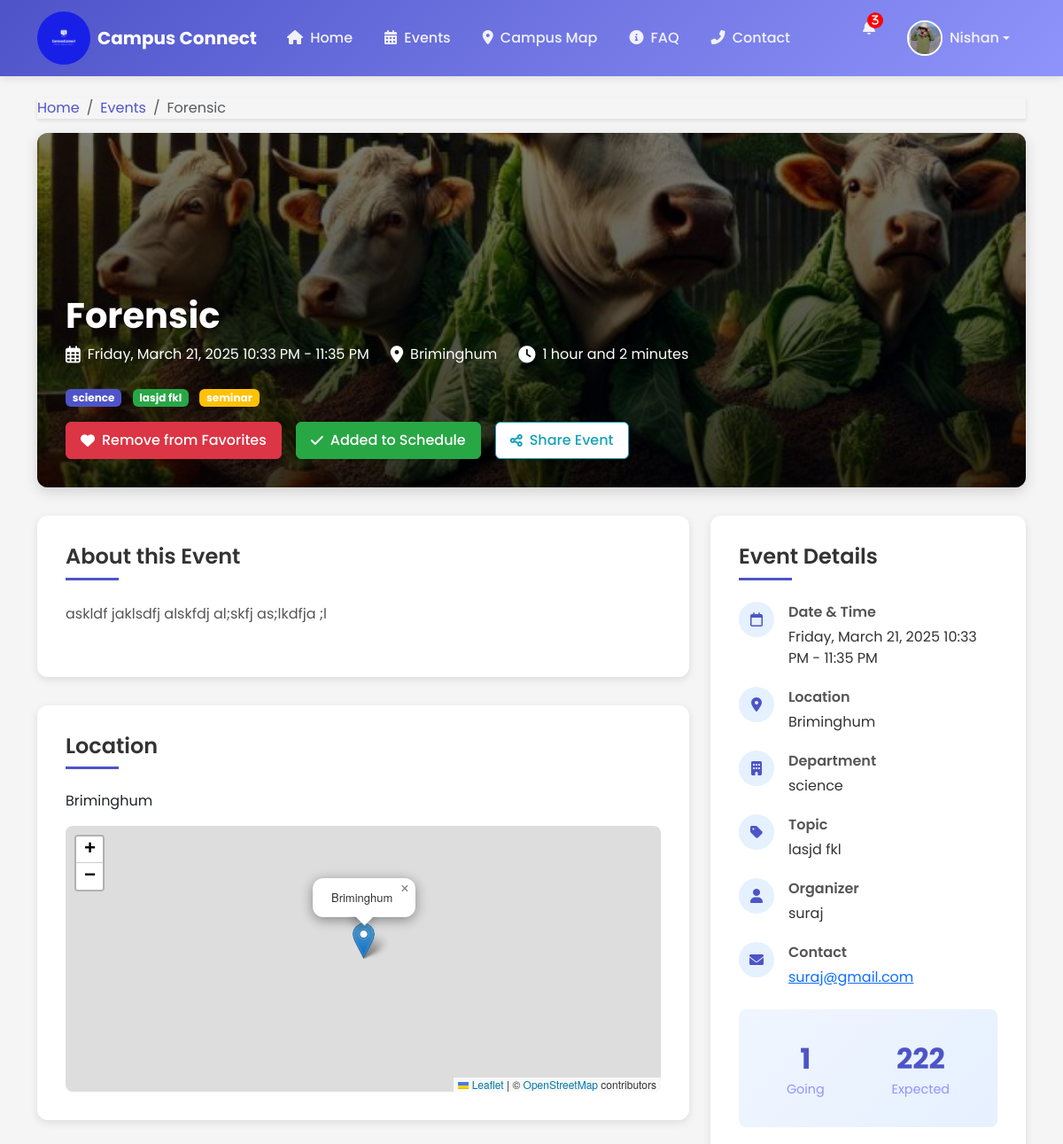
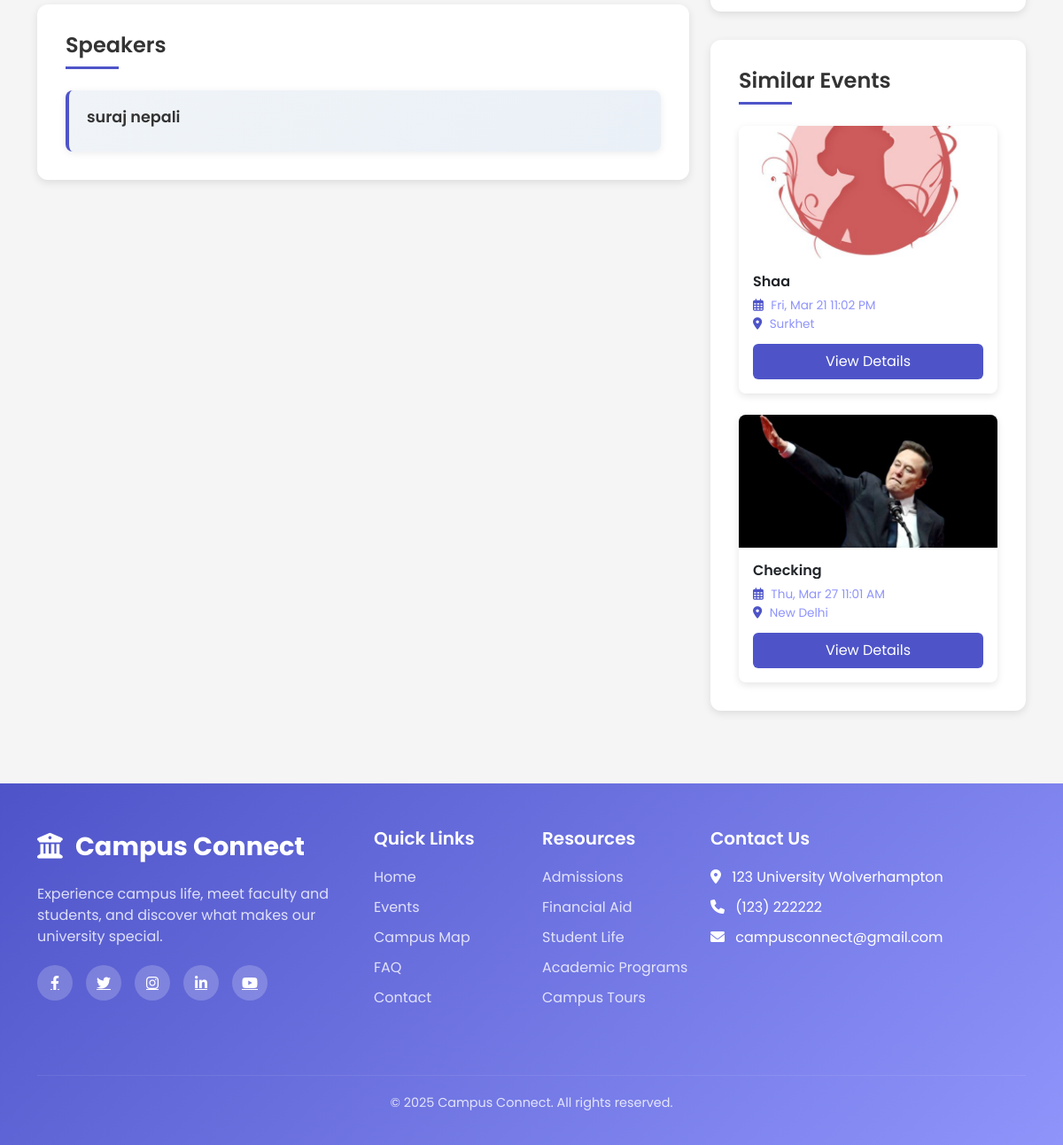
Screenshot of /event_details.php?id=10 (signed in) with the database file from the repository (2 pictures, top to bottom).
### tables this page shows
CREATE TABLE `users` (
  `user_id` int(11) NOT NULL,
  `username` varchar(50) NOT NULL,
  `email` varchar(100) NOT NULL,
  `password_hash` varchar(255) NOT NULL,
  `first_name` varchar(50) NOT NULL,
  `last_name` varchar(50) NOT NULL,
  `phone_number` varchar(20) DEFAULT NULL,
  `academic_interest` varchar(100) DEFAULT NULL,
  `account_created_at` timestamp NOT NULL DEFAULT current_timestamp(),
  `last_login` timestamp NOT NULL DEFAULT '0000-00-00 00:00:00',
  `profile_photo_original` varchar(255) DEFAULT NULL,
  `profile_photo_resized` varchar(255) DEFAULT NULL
);

CREATE TABLE `events` (
  `event_id` int(11) NOT NULL,
  `admin_id` int(11) NOT NULL,
  `title` varchar(255) NOT NULL,
  `description` text DEFAULT NULL,
  `event_date` date NOT NULL,
  `start_time` time NOT NULL,
  `end_time` time NOT NULL,
  `location` varchar(255) NOT NULL,
  `latitude` decimal(10,7) DEFAULT NULL,
  `longitude` decimal(10,7) DEFAULT NULL,
  `speakers` text DEFAULT NULL,
  `department` varchar(100) DEFAULT NULL,
  `topic` varchar(100) DEFAULT NULL,
  `tag` varchar(100) DEFAULT NULL,
  `estimated_participants` int(11) DEFAULT 0,
  `event_image_original` varchar(255) DEFAULT NULL,
  `event_image_resized` varchar(255) DEFAULT NULL,
  `created_at` timestamp NOT NULL DEFAULT current_timestamp(),
  `updated_at` timestamp NOT NULL DEFAULT current_timestamp() ON UPDATE current_timestamp()
);

### event_details.php (the view, shortened to what the rows shown need)
<?php
require_once 'config.php';
$user_id = $_SESSION['user_id'];
$event_id = intval($_GET['id']);
$event_query = "SELECT
    e.event_id,
    e.title,
    e.description,
    DATE_FORMAT(e.event_date, '%Y-%m-%d') as event_date,
    DATE_FORMAT(e.start_time, '%H:%i') as start_time,
    DATE_FORMAT(e.end_time, '%H:%i') as end_time,
    CONCAT(DATE_FORMAT(e.event_date, '%W, %M %e, %Y'), ' ', DATE_FORMAT(e.start_time, '%l:%i %p'), ' - ', DATE_FORMAT(e.end_time, '%l:%i %p')) as formatted_date_time,
    e.location,
    e.latitude,
    e.longitude,
    e.speakers,
    e.department,
    e.topic,
    e.tag,
    e.estimated_participants,
    COALESCE(e.event_image_resized, e.event_image_original, 'https://via.placeholder.com/800x400') as image,
    a.username as organizer_name,  -- Corrected column names
    a.email as organizer_email     -- Corrected column names
FROM events e
LEFT JOIN admins a ON e.admin_id = a.admin_id  -- Use LEFT JOIN
WHERE e.event_id = ?";
$event_stmt = $conn->prepare($event_query);
$event_stmt->bind_param("i", $event_id);
$event_stmt->execute();
$event_result = $event_stmt->get_result();
$event = $event_result->fetch_assoc();
$speakers_array = [];
if (!empty($event['speakers'])) {
    $speakers_array = explode(',', $event['speakers']);
}
$is_favorite = false;
$favorite_query = "SELECT 1 FROM user_favorites WHERE user_id = ? AND event_id = ? LIMIT 1";
$favorite_stmt = $conn->prepare($favorite_query);
$favorite_stmt->bind_param("ii", $user_id, $event_id);
$favorite_stmt->execute();
if ($favorite_stmt->get_result()->num_rows > 0) {
    $is_favorite = true;
}
$is_scheduled = false;
$schedule_query = "SELECT 1 FROM user_schedules WHERE user_id = ? AND event_id = ? LIMIT 1";
$schedule_stmt = $conn->prepare($schedule_query);
$schedule_stmt->bind_param("ii", $user_id, $event_id);
$schedule_stmt->execute();
if ($schedule_stmt->get_result()->num_rows > 0) {
    $is_scheduled = true;
}
$similar_events = [];
$similar_query = "SELECT
    e.event_id,
    e.title,
    DATE_FORMAT(e.event_date, '%Y-%m-%d') as event_date,
    DATE_FORMAT(e.start_time, '%H:%i') as start_time,
    CONCAT(DATE_FORMAT(e.event_date, '%a, %b %e'), ' ', DATE_FORMAT(e.start_time, '%l:%i %p')) as short_date_time,
    e.location,
    COALESCE(e.event_image_resized, e.event_image_original, 'https://via.placeholder.com/350x200') as image
FROM events e
WHERE (e.department = ? OR e.topic = ?)
AND e.event_id != ?
AND e.event_date >= CURDATE()  -- Only future events
ORDER BY e.event_date
LIMIT 3";
$similar_stmt = $conn->prepare($similar_query);
$similar_stmt->bind_param("ssi", $event['department'], $event['topic'], $event_id);
$similar_stmt->execute();
$similar_result = $similar_stmt->get_result();
while ($row = $similar_result->fetch_assoc()) {
    $similar_events[] = $row;
}
$formatted_description = nl2br(htmlspecialchars($event['description']));
?>
    <link href="https://cdn.jsdelivr.net/npm/bootstrap@5.3.0-alpha1/dist/css/bootstrap.min.css" rel="stylesheet">
    <link rel="stylesheet" href="https://cdnjs.cloudflare.com/ajax/libs/font-awesome/6.0.0/css/all.min.css">
    <?php if ($event['latitude'] && $event['longitude']): ?>
        <link rel="stylesheet" href="https://unpkg.com/leaflet@1.9.4/dist/leaflet.css"/>
    <?php endif; ?>
    <?php include 'header.php'; ?>
    <div class="container mt-4 fade-in">
        <nav aria-label="breadcrumb">
            <ol class="breadcrumb">
                <li class="breadcrumb-item"><a href="dashboard.php">Home</a></li>
                <li class="breadcrumb-item"><a href="events.php">Events</a></li>
                <li class="breadcrumb-item active" aria-current="page"><?php echo htmlspecialchars($event['title']); ?></li>
            </ol>
        </nav>
        <div class="event-header">
            <div class="event-header-overlay">
                <h1 class="event-title"><?php echo htmlspecialchars($event['title']); ?></h1>
                <div class="event-meta">
                    <div class="event-meta-item">
                    </div>
                    <div class="event-meta-item">
                        <i class="fas fa-map-marker-alt"></i>
                        <span><?php echo htmlspecialchars($event['location']); ?></span>
                    </div>
                    <div class="event-meta-item">
                    </div>
                </div>
                <div>
                    <?php if (!empty($event['department'])): ?>
                        <span class="badge badge-department"><?php echo htmlspecialchars($event['department']); ?></span>
                    <?php endif; ?>
                    <?php if (!empty($event['topic'])): ?>
                        <span class="badge badge-topic"><?php echo htmlspecialchars($event['topic']); ?></span>
                    <?php endif; ?>
                    <?php if (!empty($event['tag'])): ?>
                        <span class="badge badge-tag"><?php echo htmlspecialchars($event['tag']); ?></span>
                    <?php endif; ?>
                </div>
                <div class="event-actions">
                    <button id="btnFavorite" class="btn-action btn-favorite <?php echo $is_favorite ? 'active' : ''; ?>" data-event-id="<?php echo $event['event_id']; ?>">
                    </button>
                    <button id="btnSchedule" class="btn-action btn-schedule <?php echo $is_scheduled ? 'active' : ''; ?>" data-event-id="<?php echo $event['event_id']; ?>">
                    </button>
                    <button class="btn-action btn-share" data-bs-toggle="modal" data-bs-target="#shareModal">
                    </button>
                </div>
             </div>
           </div>
        <div class="row">
            <div class="col-lg-8">
                <div class="content-section">
                    <h2 class="section-title">About this Event</h2>
                    <div class="event-description">
                        <?php echo $formatted_description; ?>
                    </div>
                </div>
                <div class="content-section">
                    <h2 class="section-title">Location</h2>
                    <p class="mb-3"><?php echo htmlspecialchars($event['location']); ?></p>
                    <?php if ($event['latitude'] && $event['longitude']): ?>
                    <div id="event-map"></div>
                    <?php else: ?>
                    <div class="alert alert-info">
                        <i class="fas fa-info-circle me-2"></i> Map location information not available.
                    </div>
                    <?php endif; ?>
                </div>
                <?php if (!empty($speakers_array)): ?>
                <div class="content-section">
                    <h2 class="section-title">Speakers</h2>
                    <div class="speakers-container">
                        <?php foreach ($speakers_array as $speaker): ?>
                        <div class="speaker-card">
                            <h3 class="speaker-name"><?php echo htmlspecialchars(trim($speaker)); ?></h3>
                        </div>
                        <?php endforeach; ?>
                    </div>
                </div>
                <?php endif; ?>
            </div>
            <div class="col-lg-4">
                <div class="content-section">
                    <h2 class="section-title">Event Details</h2>
                    <ul class="details-list">
                        <li class="details-item">
                            <div class="details-content">
                                <div class="details-label">Location</div>
                                <div class="details-value"><?php echo htmlspecialchars($event['location']); ?></div>
                            </div>
                        </li>
                        <?php if (!empty($event['department'])): ?>
                        <li class="details-item">
                            <div class="details-icon">
                                <i class="fas fa-building"></i>
                            </div>
                            <div class="details-content">
                                <div class="details-label">Department</div>
                                <div class="details-value"><?php echo htmlspecialchars($event['department']); ?></div>
                            </div>
                        </li>
                        <?php endif; ?>
                        <?php if (!empty($event['topic'])): ?>
                        <li class="details-item">
                            <div class="details-icon">
                                <i class="fas fa-tag"></i>
                            </div>
                            <div class="details-content">
                                <div class="details-label">Topic</div>
                                <div class="details-value"><?php echo htmlspecialchars($event['topic']); ?></div>
                            </div>
                        </li>
                        <?php endif; ?>
                        <li class="details-item">
                            <div class="details-content">
                                <div class="details-label">Organizer</div>
                                <div class="details-value"><?php echo htmlspecialchars($event['organizer_name'] ?? 'Campus Connect'); ?></div>
                            </div>
                        </li>
                        <li class="details-item">
                            <div class="details-content">
                                <div class="details-value">
                                    <a href="mailto:<?php echo htmlspecialchars($event['organizer_email'] ?? 'contact@campusconnect.com'); ?>">
                                        <?php echo htmlspecialchars($event['organizer_email'] ?? 'contact@campusconnect.com'); ?>
                                    </a>
                                </div>
                            </div>
                        </li>
                    </ul>
                    <div class="attendance-stats">
                        <div class="stat-item">
                            <span class="stat-value"><?php echo $event['estimated_participants']; ?></span>
                            <span class="stat-label">Expected</span>
                        </div>
                    </div>
                </div>
                <?php if (!empty($similar_events)): ?>
                <div class="content-section">
                    <h2 class="section-title">Similar Events</h2>
                    <div class="similar-events-container">
                        <?php foreach ($similar_events as $similar): ?>
                            <div class="similar-event-card">
                            <img src="<?php echo htmlspecialchars($similar['image']); ?>" alt="Image of <?php echo htmlspecialchars($similar['title']); ?>" class="similar-event-img">
                            <div class="similar-event-body">
                                <h5 class="similar-event-title"><?php echo htmlspecialchars($similar['title']); ?></h5>
                                <div class="similar-event-meta">
                                    <div><i class="far fa-calendar-alt"></i> <?php echo htmlspecialchars($similar['short_date_time']); ?></div>
                                    <div><i class="fas fa-map-marker-alt"></i> <?php echo htmlspecialchars($similar['location']); ?></div>
                                </div>
                                <a href="event-details.php?id=<?php echo $similar['event_id']; ?>" class="btn-details">View Details</a>
                            </div>
                        </div>
                        <?php endforeach; ?>
                    </div>
                </div>
                <?php endif; ?>
            </div>
        </div>
    </div>
    <?php include 'footer.php'; ?>

### header.php (shortened to what the rows shown need)
<?php
require_once 'config.php';
$user_id = $_SESSION['user_id'];
$user_query = "SELECT * FROM users WHERE user_id = ?";
$user_stmt = $conn->prepare($user_query);
$user_stmt->bind_param("i", $user_id);
$user_stmt->execute();
$user_result = $user_stmt->get_result();
if ($user_result->num_rows === 1) {
    $user = $user_result->fetch_assoc();
} else {
    session_destroy();
    header("Location: index.php");
    exit;
}
?>
<!DOCTYPE html>
<html lang="en">
<head>
    <link href="https://cdn.jsdelivr.net/npm/bootstrap@5.3.0-alpha1/dist/css/bootstrap.min.css" rel="stylesheet">
    <link rel="stylesheet" href="https://cdnjs.cloudflare.com/ajax/libs/font-awesome/6.0.0/css/all.min.css">
</head>
<body>
    <nav class="navbar navbar-expand-lg navbar-dark sticky-top">
        <div class="container">
            <div class="collapse navbar-collapse" id="navbarNav">
                <ul class="navbar-nav">
                    <li class="nav-item dropdown">
                        <a class="nav-link dropdown-toggle d-flex align-items-center" href="#" id="userDropdown" role="button" data-bs-toggle="dropdown" aria-expanded="false">
                            <?php if (!empty($user['profile_photo_resized'])): ?>
                                <img src="<?php echo $user['profile_photo_resized']; ?>" alt="User Avatar" class="user-avatar me-2">
                            <?php else: ?>
                                <div class="user-avatar me-2 bg-secondary d-flex align-items-center justify-content-center">
                                    <i class="fas fa-user text-white"></i>
                                </div>
                            <?php endif; ?>
                            <span><?php echo $user['first_name']; ?></span>
                        </a>
                    </li>
                </ul>
            </div>
        </div>
    </nav>

### rows the page displays
users: profile_photo_resized (picture), first_name "Nishan"
events: title "Forensic", location "Briminghum", department "science", topic "lasjd fkl", tag "seminar", description "askldf jaklsdfj alskfdj al;skfj as;lkdfja ;l", speakers "suraj nepali", admin.username "suraj", admin.email "suraj@gmail.com", estimated_participants "222"
events: shows a picture, title "Shaa", short_date_time "Fri, Mar 21 11:02 PM", location "Surkhet"
events: shows a picture, title "Checking", short_date_time "Thu, Mar 27 11:01 AM", location "New Delhi"

### other values shown
$event['formatted_date_time'] "Friday, March 21, 2025 10:33 PM - 11:35 PM"
$duration "1 hour and 2 minutes"
$attendee_count "1"
